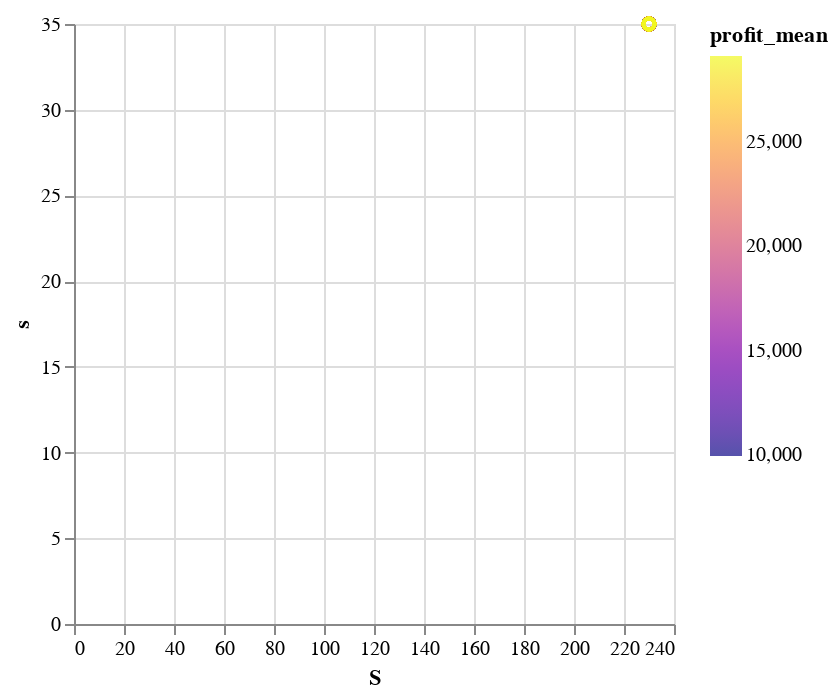

Here is the notebook cell this chart was saved with:
### Code cell
# using PyPlot
# using PyCall 

using VegaLite
df |> @vlplot(:point, x=:S, y=:s, color={:profit_mean, scale={scheme=:plasma}})

# scatter(df.S[more500],
#         df.s[more500], 
#         c=df.profit_mean[more500] )
# xlabel("S - target wharehouse stock ")
# ylabel("s - reorder point")
# colorbar()
# title("Profits")

# scatter(df.S[Not(more500)],
#         df.s[Not(more500)], 
#         c="gray")
# show()

### Figure 1 — Vega-Lite specification as saved in the notebook (floating-point values rounded to 4 significant figures)
{"data": {"values": [{"N": 1000, "S": 230, "lost_mean": 209.2, "lost_std": 94.68, "m": 250, "p": 0, "profit_mean": 9951.0, "profit_std": 287.9, "s": 35}, {"N": 1000, "S": 230, "lost_mean": 204.7, "lost_std": 94.7, "m": 250, "p": 0.01, "profit_mean": 10150.0, "profit_std": 294.6, "s": 35}, {"N": 1000, "S": 230, "lost_mean": 212.2, "lost_std": 95.85, "m": 250, "p": 0.02, "profit_mean": 10340.0, "profit_std": 291.8, "s": 35}, {"N": 1000, "S": 230, "lost_mean": 209.3, "lost_std": 98.43, "m": 250, "p": 0.03, "profit_mean": 10530.0, "profit_std": 312.8, "s": 35}, {"N": 1000, "S": 230, "lost_mean": 210.4, "lost_std": 94.45, "m": 250, "p": 0.04, "profit_mean": 10720.0, "profit_std": 300.3, "s": 35}, {"N": 1000, "S": 230, "lost_mean": 209.9, "lost_std": 95.89, "m": 250, "p": 0.05, "profit_mean": 10910.0, "profit_std": 312.3, "s": 35}, {"N": 1000, "S": 230, "lost_mean": 211.4, "lost_std": 96.8, "m": 250, "p": 0.06, "profit_mean": 11090.0, "profit_std": 317.8, "s": 35}, {"N": 1000, "S": 230, "lost_mean": 212.4, "lost_std": 98.5, "m": 250, "p": 0.07, "profit_mean": 11280.0, "profit_std": 323.3, "s": 35}, {"N": 1000, "S": 230, "lost_mean": 205.1, "lost_std": 99.55, "m": 250, "p": 0.08, "profit_mean": 11490.0, "profit_std": 320.6, "s": 35}, {"N": 1000, "S": 230, "lost_mean": 208.7, "lost_std": 95.94, "m": 250, "p": 0.09, "profit_mean": 11690.0, "profit_std": 326.7, "s": 35}, {"N": 1000, "S": 230, "lost_mean": 213.1, "lost_std": 99.85, "m": 250, "p": 0.1, "profit_mean": 11850.0, "profit_std": 341.8, "s": 35}, {"N": 1000, "S": 230, "lost_mean": 209.3, "lost_std": 95.95, "m": 250, "p": 0.11, "profit_mean": 12050.0, "profit_std": 335.7, "s": 35}, {"N": 1000, "S": 230, "lost_mean": 211.2, "lost_std": 93.08, "m": 250, "p": 0.12, "profit_mean": 12250.0, "profit_std": 338.4, "s": 35}, {"N": 1000, "S": 230, "lost_mean": 207.6, "lost_std": 95.04, "m": 250, "p": 0.13, "profit_mean": 12440.0, "profit_std": 353.8, "s": 35}, {"N": 1000, "S": 230, "lost_mean": 211.2, "lost_std": 96.75, "m": 250, "p": 0.14, "profit_mean": 12640.0, "profit_std": 347.2, "s": 35}, {"N": 1000, "S": 230, "lost_mean": 204.3, "lost_std": 96.09, "m": 250, "p": 0.15, "profit_mean": 12830.0, "profit_std": 341.1, "s": 35}, {"N": 1000, "S": 230, "lost_mean": 212.6, "lost_std": 96.64, "m": 250, "p": 0.16, "profit_mean": 13020.0, "profit_std": 362.7, "s": 35}, {"N": 1000, "S": 230, "lost_mean": 209.3, "lost_std": 95.17, "m": 250, "p": 0.17, "profit_mean": 13210.0, "profit_std": 356.7, "s": 35}, {"N": 1000, "S": 230, "lost_mean": 208.8, "lost_std": 93.31, "m": 250, "p": 0.18, "profit_mean": 13410.0, "profit_std": 367.7, "s": 35}, {"N": 1000, "S": 230, "lost_mean": 204.5, "lost_std": 98.92, "m": 250, "p": 0.19, "profit_mean": 13600.0, "profit_std": 368.8, "s": 35}, {"N": 1000, "S": 230, "lost_mean": 204.0, "lost_std": 92.93, "m": 250, "p": 0.2, "profit_mean": 13800.0, "profit_std": 371.8, "s": 35}, {"N": 1000, "S": 230, "lost_mean": 213.7, "lost_std": 97.71, "m": 250, "p": 0.21, "profit_mean": 13970.0, "profit_std": 378.9, "s": 35}, {"N": 1000, "S": 230, "lost_mean": 207.0, "lost_std": 98.36, "m": 250, "p": 0.22, "profit_mean": 14170.0, "profit_std": 379.0, "s": 35}, {"N": 1000, "S": 230, "lost_mean": 206.5, "lost_std": 94.85, "m": 250, "p": 0.23, "profit_mean": 14380.0, "profit_std": 384.2, "s": 35}, {"N": 1000, "S": 230, "lost_mean": 206.8, "lost_std": 95.3, "m": 250, "p": 0.24, "profit_mean": 14560.0, "profit_std": 392.1, "s": 35}, {"N": 1000, "S": 230, "lost_mean": 212.2, "lost_std": 101.9, "m": 250, "p": 0.25, "profit_mean": 14740.0, "profit_std": 398.2, "s": 35}, {"N": 1000, "S": 230, "lost_mean": 208.5, "lost_std": 95.66, "m": 250, "p": 0.26, "profit_mean": 14920.0, "profit_std": 401.1, "s": 35}, {"N": 1000, "S": 230, "lost_mean": 210.8, "lost_std": 93.48, "m": 250, "p": 0.27, "profit_mean": 15130.0, "profit_std": 398.7, "s": 35}, {"N": 1000, "S": 230, "lost_mean": 211.5, "lost_std": 100.7, "m": 250, "p": 0.28, "profit_mean": 15320.0, "profit_std": 425.8, "s": 35}, {"N": 1000, "S": 230, "lost_mean": 206.8, "lost_std": 98.61, "m": 250, "p": 0.29, "profit_mean": 15520.0, "profit_std": 419.1, "s": 35}, {"N": 1000, "S": 230, "lost_mean": 209.1, "lost_std": 99.71, "m": 250, "p": 0.3, "profit_mean": 15720.0, "profit_std": 433.2, "s": 35}, {"N": 1000, "S": 230, "lost_mean": 203.3, "lost_std": 95.04, "m": 250, "p": 0.31, "profit_mean": 15910.0, "profit_std": 412.8, "s": 35}, {"N": 1000, "S": 230, "lost_mean": 208.5, "lost_std": 95.28, "m": 250, "p": 0.32, "profit_mean": 16070.0, "profit_std": 428.8, "s": 35}, {"N": 1000, "S": 230, "lost_mean": 206.4, "lost_std": 95.53, "m": 250, "p": 0.33, "profit_mean": 16290.0, "profit_std": 422.5, "s": 35}, {"N": 1000, "S": 230, "lost_mean": 212.1, "lost_std": 96.74, "m": 250, "p": 0.34, "profit_mean": 16460.0, "profit_std": 456.2, "s": 35}, {"N": 1000, "S": 230, "lost_mean": 207.7, "lost_std": 94.81, "m": 250, "p": 0.35, "profit_mean": 16680.0, "profit_std": 431.6, "s": 35}, {"N": 1000, "S": 230, "lost_mean": 211.0, "lost_std": 102.6, "m": 250, "p": 0.36, "profit_mean": 16860.0, "profit_std": 457.6, "s": 35}, {"N": 1000, "S": 230, "lost_mean": 213.4, "lost_std": 100.2, "m": 250, "p": 0.37, "profit_mean": 17040.0, "profit_std": 472.2, "s": 35}, {"N": 1000, "S": 230, "lost_mean": 209.1, "lost_std": 96.21, "m": 250, "p": 0.38, "profit_mean": 17230.0, "profit_std": 447.9, "s": 35}, {"N": 1000, "S": 230, "lost_mean": 206.9, "lost_std": 99.92, "m": 250, "p": 0.39, "profit_mean": 17440.0, "profit_std": 472.6, "s": 35}, {"N": 1000, "S": 230, "lost_mean": 208.5, "lost_std": 95.44, "m": 250, "p": 0.4, "profit_mean": 17640.0, "profit_std": 464.3, "s": 35}, {"N": 1000, "S": 230, "lost_mean": 214.7, "lost_std": 98.98, "m": 250, "p": 0.41, "profit_mean": 17810.0, "profit_std": 454.1, "s": 35}, {"N": 1000, "S": 230, "lost_mean": 211.9, "lost_std": 99.67, "m": 250, "p": 0.42, "profit_mean": 17980.0, "profit_std": 479.1, "s": 35}, {"N": 1000, "S": 230, "lost_mean": 212.7, "lost_std": 97.74, "m": 250, "p": 0.43, "profit_mean": 18180.0, "profit_std": 465.5, "s": 35}, {"N": 1000, "S": 230, "lost_mean": 207.8, "lost_std": 95.11, "m": 250, "p": 0.44, "profit_mean": 18390.0, "profit_std": 474.2, "s": 35}, {"N": 1000, "S": 230, "lost_mean": 206.1, "lost_std": 94.76, "m": 250, "p": 0.45, "profit_mean": 18590.0, "profit_std": 494.8, "s": 35}, {"N": 1000, "S": 230, "lost_mean": 212.7, "lost_std": 94.28, "m": 250, "p": 0.46, "profit_mean": 18770.0, "profit_std": 483.0, "s": 35}, {"N": 1000, "S": 230, "lost_mean": 212.9, "lost_std": 98.58, "m": 250, "p": 0.47, "profit_mean": 18930.0, "profit_std": 505.6, "s": 35}, {"N": 1000, "S": 230, "lost_mean": 210.9, "lost_std": 94.75, "m": 250, "p": 0.48, "profit_mean": 19140.0, "profit_std": 483.4, "s": 35}, {"N": 1000, "S": 230, "lost_mean": 206.6, "lost_std": 94.63, "m": 250, "p": 0.49, "profit_mean": 19340.0, "profit_std": 487.7, "s": 35}, {"N": 1000, "S": 230, "lost_mean": 204.0, "lost_std": 93.54, "m": 250, "p": 0.5, "profit_mean": 19560.0, "profit_std": 498.9, "s": 35}, {"N": 1000, "S": 230, "lost_mean": 207.0, "lost_std": 96.12, "m": 250, "p": 0.51, "profit_mean": 19720.0, "profit_std": 502.2, "s": 35}, {"N": 1000, "S": 230, "lost_mean": 208.0, "lost_std": 93.34, "m": 250, "p": 0.52, "profit_mean": 19920.0, "profit_std": 510.8, "s": 35}, {"N": 1000, "S": 230, "lost_mean": 210.0, "lost_std": 97.45, "m": 250, "p": 0.53, "profit_mean": 20090.0, "profit_std": 540.5, "s": 35}, {"N": 1000, "S": 230, "lost_mean": 212.6, "lost_std": 102.6, "m": 250, "p": 0.54, "profit_mean": 20300.0, "profit_std": 546.1, "s": 35}, {"N": 1000, "S": 230, "lost_mean": 207.5, "lost_std": 95.08, "m": 250, "p": 0.55, "profit_mean": 20500.0, "profit_std": 511.4, "s": 35}, {"N": 1000, "S": 230, "lost_mean": 205.3, "lost_std": 91.45, "m": 250, "p": 0.56, "profit_mean": 20720.0, "profit_std": 528.7, "s": 35}, {"N": 1000, "S": 230, "lost_mean": 211.0, "lost_std": 95.47, "m": 250, "p": 0.57, "profit_mean": 20860.0, "profit_std": 536.8, "s": 35}, {"N": 1000, "S": 230, "lost_mean": 207.6, "lost_std": 92.92, "m": 250, "p": 0.58, "profit_mean": 21080.0, "profit_std": 540.1, "s": 35}, {"N": 1000, "S": 230, "lost_mean": 210.6, "lost_std": 93.73, "m": 250, "p": 0.59, "profit_mean": 21260.0, "profit_std": 544.1, "s": 35}, {"N": 1000, "S": 230, "lost_mean": 212.1, "lost_std": 97.74, "m": 250, "p": 0.6, "profit_mean": 21440.0, "profit_std": 555.9, "s": 35}, {"N": 1000, "S": 230, "lost_mean": 210.1, "lost_std": 93.14, "m": 250, "p": 0.61, "profit_mean": 21640.0, "profit_std": 518.0, "s": 35}, {"N": 1000, "S": 230, "lost_mean": 216.8, "lost_std": 101.0, "m": 250, "p": 0.62, "profit_mean": 21800.0, "profit_std": 579.6, "s": 35}, {"N": 1000, "S": 230, "lost_mean": 206.4, "lost_std": 93.56, "m": 250, "p": 0.63, "profit_mean": 22010.0, "profit_std": 563.4, "s": 35}, {"N": 1000, "S": 230, "lost_mean": 206.5, "lost_std": 93.31, "m": 250, "p": 0.64, "profit_mean": 22220.0, "profit_std": 550.0, "s": 35}, {"N": 1000, "S": 230, "lost_mean": 214.5, "lost_std": 97.19, "m": 250, "p": 0.65, "profit_mean": 22380.0, "profit_std": 579.9, "s": 35}, {"N": 1000, "S": 230, "lost_mean": 210.6, "lost_std": 94.86, "m": 250, "p": 0.66, "profit_mean": 22600.0, "profit_std": 566.5, "s": 35}, {"N": 1000, "S": 230, "lost_mean": 207.2, "lost_std": 91.72, "m": 250, "p": 0.67, "profit_mean": 22820.0, "profit_std": 594.0, "s": 35}, {"N": 1000, "S": 230, "lost_mean": 207.7, "lost_std": 98.76, "m": 250, "p": 0.68, "profit_mean": 22990.0, "profit_std": 591.2, "s": 35}, {"N": 1000, "S": 230, "lost_mean": 214.6, "lost_std": 96.78, "m": 250, "p": 0.69, "profit_mean": 23160.0, "profit_std": 585.7, "s": 35}, {"N": 1000, "S": 230, "lost_mean": 212.6, "lost_std": 98.91, "m": 250, "p": 0.7, "profit_mean": 23370.0, "profit_std": 620.6, "s": 35}, {"N": 1000, "S": 230, "lost_mean": 214.9, "lost_std": 98.97, "m": 250, "p": 0.71, "profit_mean": 23510.0, "profit_std": 624.6, "s": 35}, {"N": 1000, "S": 230, "lost_mean": 204.6, "lost_std": 94.52, "m": 250, "p": 0.72, "profit_mean": 23750.0, "profit_std": 611.8, "s": 35}, {"N": 1000, "S": 230, "lost_mean": 212.9, "lost_std": 98.32, "m": 250, "p": 0.73, "profit_mean": 23930.0, "profit_std": 648.7, "s": 35}, {"N": 1000, "S": 230, "lost_mean": 204.7, "lost_std": 97.44, "m": 250, "p": 0.74, "profit_mean": 24130.0, "profit_std": 593.7, "s": 35}, {"N": 1000, "S": 230, "lost_mean": 208.9, "lost_std": 96.83, "m": 250, "p": 0.75, "profit_mean": 24310.0, "profit_std": 619.7, "s": 35}, {"N": 1000, "S": 230, "lost_mean": 210.3, "lost_std": 95.3, "m": 250, "p": 0.76, "profit_mean": 24510.0, "profit_std": 616.4, "s": 35}, {"N": 1000, "S": 230, "lost_mean": 205.4, "lost_std": 90.92, "m": 250, "p": 0.77, "profit_mean": 24720.0, "profit_std": 629.0, "s": 35}, {"N": 1000, "S": 230, "lost_mean": 209.1, "lost_std": 97.32, "m": 250, "p": 0.78, "profit_mean": 24890.0, "profit_std": 648.3, "s": 35}, {"N": 1000, "S": 230, "lost_mean": 203.5, "lost_std": 90.22, "m": 250, "p": 0.79, "profit_mean": 25070.0, "profit_std": 636.5, "s": 35}, {"N": 1000, "S": 230, "lost_mean": 209.6, "lost_std": 94.84, "m": 250, "p": 0.8, "profit_mean": 25300.0, "profit_std": 660.1, "s": 35}, {"N": 1000, "S": 230, "lost_mean": 207.4, "lost_std": 96.37, "m": 250, "p": 0.81, "profit_mean": 25490.0, "profit_std": 627.2, "s": 35}, {"N": 1000, "S": 230, "lost_mean": 213.6, "lost_std": 97.55, "m": 250, "p": 0.82, "profit_mean": 25680.0, "profit_std": 667.0, "s": 35}, {"N": 1000, "S": 230, "lost_mean": 211.1, "lost_std": 99.9, "m": 250, "p": 0.83, "profit_mean": 25860.0, "profit_std": 674.0, "s": 35}, {"N": 1000, "S": 230, "lost_mean": 211.9, "lost_std": 97.92, "m": 250, "p": 0.84, "profit_mean": 26050.0, "profit_std": 663.5, "s": 35}, {"N": 1000, "S": 230, "lost_mean": 209.9, "lost_std": 98.66, "m": 250, "p": 0.85, "profit_mean": 26250.0, "profit_std": 650.5, "s": 35}, {"N": 1000, "S": 230, "lost_mean": 207.1, "lost_std": 96.59, "m": 250, "p": 0.86, "profit_mean": 26440.0, "profit_std": 682.4, "s": 35}, {"N": 1000, "S": 230, "lost_mean": 211.6, "lost_std": 95.36, "m": 250, "p": 0.87, "profit_mean": 26630.0, "profit_std": 676.8, "s": 35}, {"N": 1000, "S": 230, "lost_mean": 207.5, "lost_std": 95.76, "m": 250, "p": 0.88, "profit_mean": 26850.0, "profit_std": 692.2, "s": 35}, {"N": 1000, "S": 230, "lost_mean": 208.1, "lost_std": 98.83, "m": 250, "p": 0.89, "profit_mean": 26990.0, "profit_std": 702.4, "s": 35}, {"N": 1000, "S": 230, "lost_mean": 211.4, "lost_std": 96.96, "m": 250, "p": 0.9, "profit_mean": 27210.0, "profit_std": 702.4, "s": 35}, {"N": 1000, "S": 230, "lost_mean": 209.0, "lost_std": 96.74, "m": 250, "p": 0.91, "profit_mean": 27380.0, "profit_std": 689.1, "s": 35}, {"N": 1000, "S": 230, "lost_mean": 209.6, "lost_std": 92.25, "m": 250, "p": 0.92, "profit_mean": 27580.0, "profit_std": 681.3, "s": 35}, {"N": 1000, "S": 230, "lost_mean": 214.8, "lost_std": 100.2, "m": 250, "p": 0.93, "profit_mean": 27740.0, "profit_std": 703.7, "s": 35}, {"N": 1000, "S": 230, "lost_mean": 206.3, "lost_std": 93.59, "m": 250, "p": 0.94, "profit_mean": 27960.0, "profit_std": 708.0, "s": 35}, {"N": 1000, "S": 230, "lost_mean": 210.0, "lost_std": 97.36, "m": 250, "p": 0.95, "profit_mean": 28140.0, "profit_std": 713.0, "s": 35}, {"N": 1000, "S": 230, "lost_mean": 212.3, "lost_std": 97.58, "m": 250, "p": 0.96, "profit_mean": 28350.0, "profit_std": 703.2, "s": 35}, {"N": 1000, "S": 230, "lost_mean": 213.0, "lost_std": 98.13, "m": 250, "p": 0.97, "profit_mean": 28520.0, "profit_std": 724.0, "s": 35}, {"N": 1000, "S": 230, "lost_mean": 211.8, "lost_std": 98.45, "m": 250, "p": 0.98, "profit_mean": 28750.0, "profit_std": 734.9, "s": 35}, {"N": 1000, "S": 230, "lost_mean": 214.8, "lost_std": 94.99, "m": 250, "p": 0.99, "profit_mean": 28920.0, "profit_std": 727.9, "s": 35}, {"N": 1000, "S": 230, "lost_mean": 210.4, "lost_std": 96.5, "m": 250, "p": 1, "profit_mean": 29120.0, "profit_std": 745.2, "s": 35}]}, "encoding": {"color": {"field": "profit_mean", "scale": {"scheme": "plasma"}, "type": "quantitative"}, "x": {"field": "S", "type": "quantitative"}, "y": {"field": "s", "type": "quantitative"}}, "mark": "point"}
